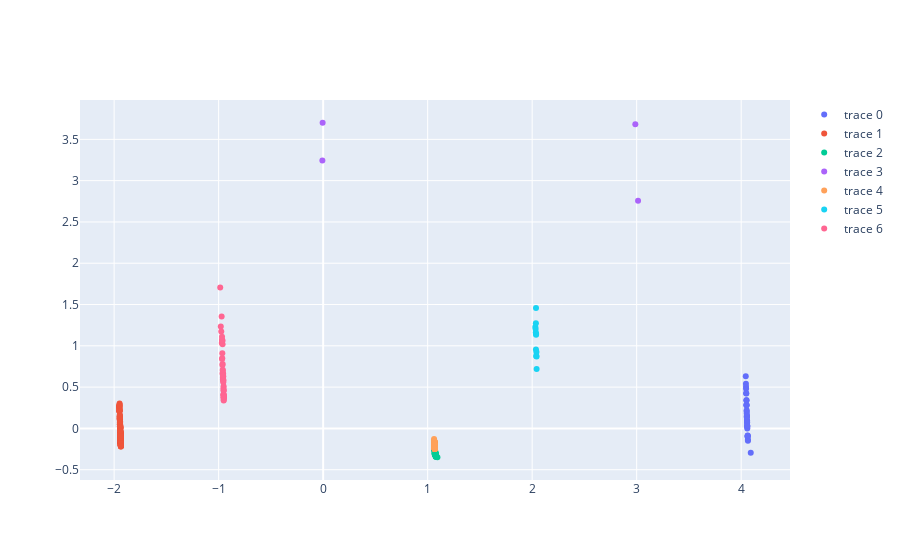

Here is the notebook cell this chart was saved with:
### Code cell
args = {
    "n_clusters": 7,
    "init": "random",
    "n_init": 10,
    "max_iter": 300,
    "random_state": 42,
}


reduced = reduce_dimensions(df_final, 2)
plot_clusters(reduced, KMeans(**args))
